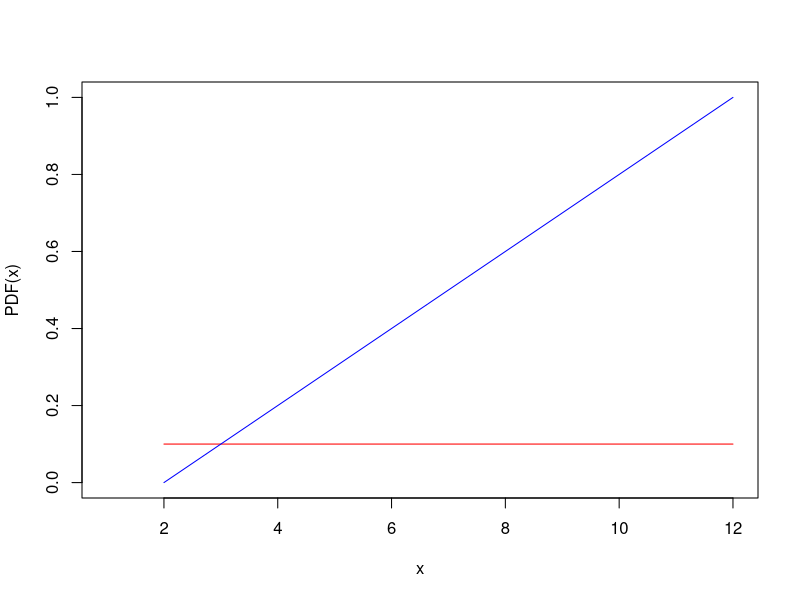

The R source for this figure:
x=seq(2,12,length=200)
PDF <- function(x){
  dunif (x, min=2, max=12)
}
CDF <- function (x){
  punif(x, min=2, max=12)
}

plot(x,PDF(x),type="l",xlim=c(1,12),ylim=c(0,1),
     lwd=1,col="red")
lines(x,CDF(x),type="l",lwd=1,col="blue")